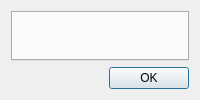
<?xml version="1.0" encoding="UTF-8"?>
<ui version="4.0">
 <class>DConfigDialog</class>
 <widget class="QDialog" name="DConfigDialog">
  <property name="windowTitle">
   <string>Dolphin Configuration</string>
  </property>
  <layout class="QVBoxLayout" name="verticalLayout">
   <item>
    <widget class="QTabWidget" name="confWidget"/>
   </item>
   <item>
    <widget class="QDialogButtonBox" name="buttonBox">
     <property name="standardButtons">
      <set>QDialogButtonBox::Ok</set>
     </property>
    </widget>
   </item>
  </layout>
 </widget>
 <resources/>
 <connections>
  <connection>
   <sender>buttonBox</sender>
   <signal>accepted()</signal>
   <receiver>DConfigDialog</receiver>
   <slot>accept()</slot>
  </connection>
  <connection>
   <sender>buttonBox</sender>
   <signal>rejected()</signal>
   <receiver>DConfigDialog</receiver>
   <slot>reject()</slot>
  </connection>
 </connections>
</ui>
